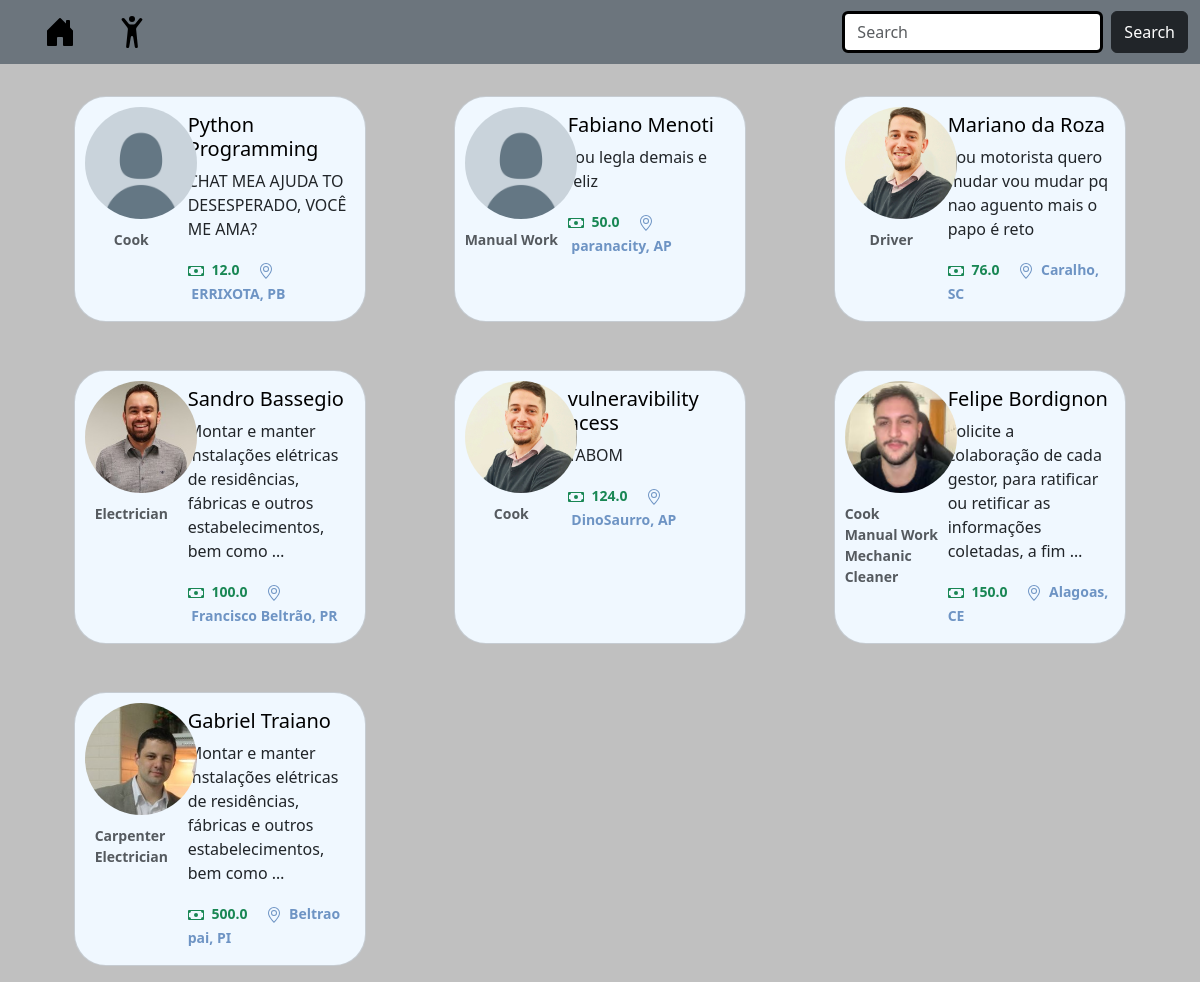
Before: / with the older database file.
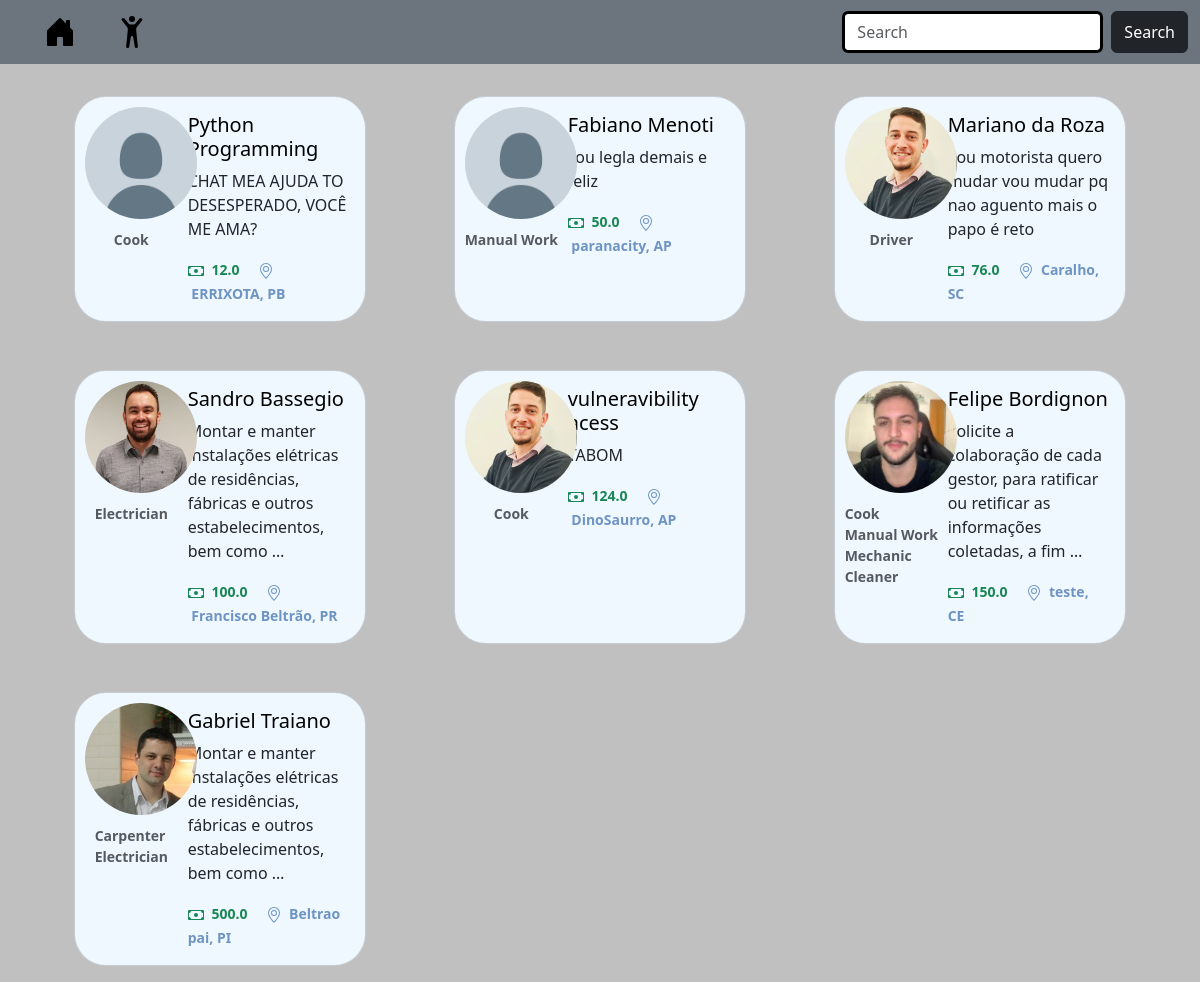
After: the same page with the newer database file.
### home/models.py (models this page shows)
class CustomUser(AbstractUser):
    profile_pic = models.ImageField(_('Profile Picture'), upload_to='profile_img/',blank=True, default='/profile_img/standard.png')
    birth_date = models.DateField(_('Birth Date'), null=True,blank=True)
    phone = models.CharField(_('Phone Number'), max_length=15,help_text='Type your number')
    description = models.TextField(_('Description'), max_length=350, blank=True, null=True)
    city = models.CharField(max_length=70, blank=True, null=True)
    job = models.ManyToManyField('Job', related_name='users')
    genre = models.ForeignKey('Genre', related_name='users', on_delete=models.SET_NULL, null=True,blank=True)
    price_average = models.FloatField(_('Price Average'), blank=True, null=True)
    is_contractor = models.BooleanField(_('Is Contractor'), default=True, help_text='Check this box if you want hire a job instead make a freelancer')
    email = models.EmailField('E-mail')
    brazil_states = (
    ('AC', 'Acre'),
    ('AL', 'Alagoas'),
    ('AP', 'Amapá'),
    ('AM', 'Amazonas'),
    ('BA', 'Bahia'),
    ('CE', 'Ceará'),
    ('DF', 'Distrito Federal'),
    ('ES', 'Espírito Santo'),
    ('GO', 'Goiás'),
    ('MA', 'Maranhão'),
    ('MT', 'Mato Grosso'),
    ('MS', 'Mato Grosso do Sul'),
    ('MG', 'Minas Gerais'),
    ('PA', 'Pará'),
    ('PB', 'Paraíba'),
    ('PR', 'Paraná'),
    ('PE', 'Pernambuco'),
    ('PI', 'Piauí'),
    ('RJ', 'Rio de Janeiro'),
    ('RN', 'Rio Grande do Norte'),
    ('RS', 'Rio Grande do Sul'),
    ('RO', 'Rondônia'),
    ('RR', 'Roraima'),
    ('SC', 'Santa Catarina'),
    ('SP', 'São Paulo'),
    ('SE', 'Sergipe'),
    ('TO', 'Tocantins'))
    uf = models.CharField(max_length=2, choices=brazil_states, help_text='Select the state where you live', blank=True,null=True)
    def get_absolute_url(self):
        return reverse("user-detail", args=[str(self.id)])
    class Meta:
        ordering = ['price_average']
        verbose_name = 'User'
        verbose_name_plural = 'Users'

class Job(models.Model):
    JOB_ROLES = (
        ('Electrician', 'Electrician'),
        ('Cook', 'Cook'),
        ('Carpenter', 'Carpenter'),
        ('Blacksmith', 'Blacksmith'),
        ('Driver', 'Driver'),
        ('Babysitter', 'Babysitter'),
        ('Cleaner', 'Cleaner'),
        ('Mechanic', 'Mechanic'),
        ('Manual Work', 'Manual Work'),
    )
    name = models.CharField(_('Job'),max_length=11 ,choices=JOB_ROLES)
    def __str__(self):
        return self.name

### home/views.py (the view)
# urls.py: 2. Add a URL to urlpatterns:  path('', Home.as_view(), name='home')
class Home (ListView):
    model = CustomUser
    paginate_by = 9
    template_name = 'home.html'
    context_object_name = 'users'
    '''Interessante utilizar query set quando você precisar filtrar
    na List View'''
    def get_queryset(self) -> QuerySet[Any]:
        return CustomUser.objects.filter(is_contractor=False)
    def get_context_data(self, **kwargs: Any) -> dict[str, Any]:
        context = super().get_context_data()
        context['user'] = self.request.user
        return context

### home/templates/home.html (shortened to what this page needs)
{% extends "base.html" %}
{% block content %}
<div class="container">
    <div class="row">
        {% for user in users %}
            <div class="col-md-4 d-flex align-items-stretch">
                <div class="card mb-3" style="margin:2rem; border-radius:2rem; background-color:aliceblue;">
                    <div class="row g-0">
                        <div class="col-md-4">
                            <img src="{{ user.profile_pic.url }}" class="img-fluid rounded-start"
                            style="margin:10px; max-width:7rem; clip-path:circle(50%); object-fit:cover;">
                            <p class="card-text"><small class="text-body-secondary" style="
                                display:flex; justify-content:center; font-weight:600;
                                position:relative;left:0.5rem;
                                ">{% for job in user.job.all %}{{ job }}<br>{% endfor %}</small></p>
                        </div>
                        <div class="col-md-8">
                            <div class="card-body">
                                <h5 class="card-title"><a href="{{user.get_absolute_url}}" style="text-decoration:none; color:black;">{{ user.first_name }} {{ user.last_name }}</a></h5>
                                <p class="card-text">{{ user.description|truncatechars:100 }}</p>
                                <p class="card-text text-success">
                                    <small><strong>&nbsp{{ user.price_average }}</strong><strong style="color:#6e94c4;">&nbsp&nbsp&nbsp&nbsp
                                        &nbsp{{ user.city }}, {{ user.uf }}</strong></small>
                                </p>
                            </div>
                        </div>
                    </div>
                </div>
            </div>
            {% if forloop.counter|divisibleby:3 and not forloop.last %}
                </div><div class="row">
            {% endif %}
        {% endfor %}
    </div>
</div>
{% endblock %}

### home/templates/base.html (shortened to what this page needs)
<!DOCTYPE html>
<html lang="en">
<head>
    <link href="https://cdn.jsdelivr.net/npm/bootstrap@5.3.3/dist/css/bootstrap.min.css" rel="stylesheet">
</head>
    <body style="background-color: #C0C0C0;">
      <nav class="navbar navbar-expand-lg bg-secondary">
        <div class="container-fluid">
          <a class="navbar-brand" href="{% url "home" %}" style="margin-left:2rem"></a>
          <div class="collapse navbar-collapse" id="navbarSupportedContent">
            <ul class="navbar-nav me-auto mb-2 mb-lg-0">
              <li class="nav-item">
                <a class="nav-link active" aria-current="page"
                 href={% if user.is_authenticated%}"{% url "profile" %}"{% else %}{% url "login" %}{% endif %}>
              </li>
            </ul>
            <form class="d-flex" role="search">
              <input class="form-control me-2" type="search" placeholder="Search" aria-label="Search" style="border-width:3px;border-color:black; ">
              <button class="btn btn-dark" type="submit">Search</button>
            </form>
          </div>
        </div>
      </nav>
          {% block content %} {% endblock %}
  </body>
</html>

Changed rows visible on the page:
changed CustomUser "Felipe": city "Alagoas" → "teste"
